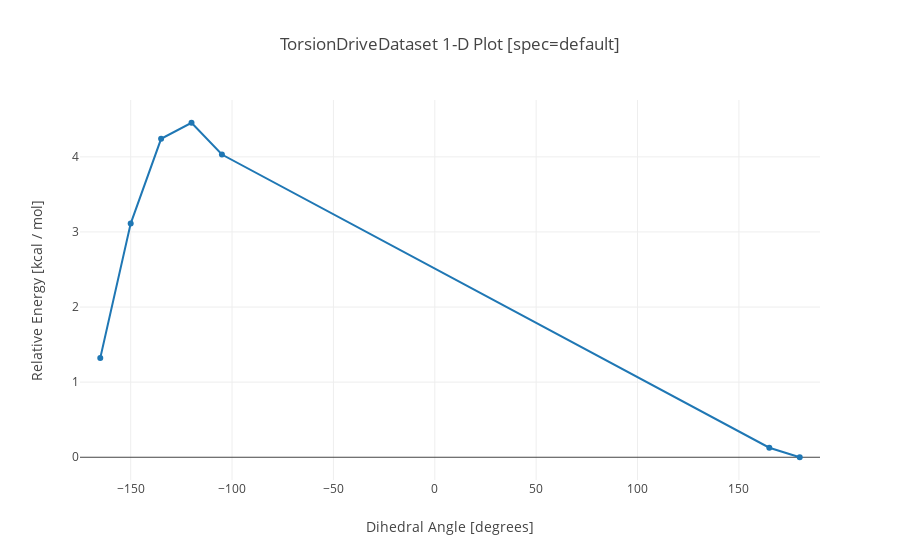

Notebook code cell kept with this figure:
### Code cell
dataset.visualize(error_keys[0], 'default')

### Figure 1 — Plotly figure (JSON) as saved in the notebook; plotly's stock layout.template omitted (floating-point values rounded to 4 significant figures)
{"data": [{"mode": "lines+markers", "name": "c1cc[c:1]([c:2](c1)[S:3](=[O:4])(=O)N)Cl", "type": "scatter", "uid": "4c69c24f-54e4-4f7f-8024-f1e25c2c3ae5", "x": [-165, -150, -135, -120, -105, 165, 180], "y": [1.321, 3.111, 4.24, 4.454, 4.031, 0.127, 0]}], "layout": {"title": {"text": "TorsionDriveDataset 1-D Plot [spec=default]"}, "xaxis": {"range": [-175, 190], "title": {"text": "Dihedral Angle [degrees]"}, "zeroline": false}, "yaxis": {"title": {"text": "Relative Energy [kcal / mol]"}, "zeroline": true}}}
